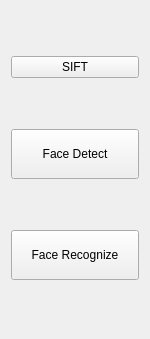
         <widget class="QWidget" name="Detector">
          <property name="geometry">
           <rect>
            <x>0</x>
            <y>0</y>
            <width>150</width>
            <height>339</height>
           </rect>
          </property>
          <attribute name="label">
           <string>Face Detector</string>
          </attribute>
          <layout class="QVBoxLayout" name="verticalLayout_2">
           <item>
            <widget class="QPushButton" name="SIFT_BUTTON">
             <property name="text">
              <string>SIFT</string>
             </property>
             <property name="checkable">
              <bool>true</bool>
             </property>
            </widget>
           </item>
           <item>
            <widget class="QPushButton" name="detectButton">
             <property name="sizePolicy">
              <sizepolicy hsizetype="Minimum" vsizetype="Preferred">
               <horstretch>0</horstretch>
               <verstretch>0</verstretch>
              </sizepolicy>
             </property>
             <property name="maximumSize">
              <size>
               <width>16777215</width>
               <height>50</height>
              </size>
             </property>
             <property name="text">
              <string>Face Detect</string>
             </property>
             <property name="checkable">
              <bool>true</bool>
             </property>
            </widget>
           </item>
           <item>
            <widget class="QPushButton" name="recognizeButton">
             <property name="sizePolicy">
              <sizepolicy hsizetype="Expanding" vsizetype="Preferred">
               <horstretch>0</horstretch>
               <verstretch>0</verstretch>
              </sizepolicy>
             </property>
             <property name="maximumSize">
              <size>
               <width>16777215</width>
               <height>50</height>
              </size>
             </property>
             <property name="text">
              <string>Face Recognize</string>
             </property>
             <property name="checkable">
              <bool>true</bool>
             </property>
            </widget>
           </item>
          </layout>
         </widget>
